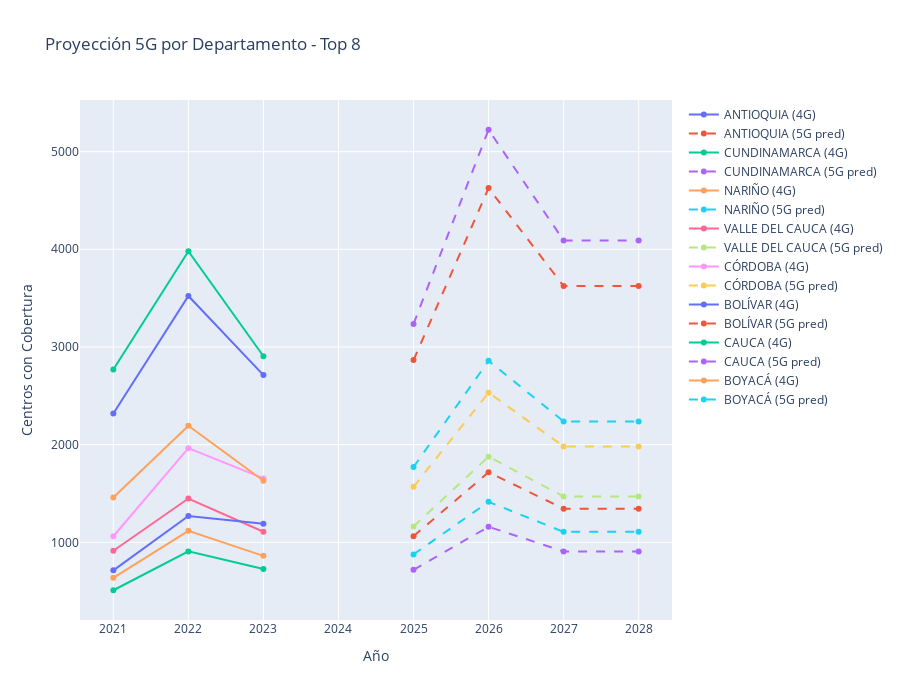

The code cell stored with this chart in its notebook:
### Code cell
fig = go.Figure()

for dept in top_depts:
    df_hist_dept = df_dept_4g[df_dept_4g['DEPARTAMENTO'] == dept]
    df_pred_dept = df_pred_5g_dept[df_pred_5g_dept['DEPARTAMENTO'] == dept]
    
    fig.add_trace(go.Scatter(
        x=df_hist_dept['AÑO'],
        y=df_hist_dept['Centros_4G'],
        mode='lines+markers',
        name=f'{dept} (4G)',
        line=dict(width=2)
    ))
    
    fig.add_trace(go.Scatter(
        x=df_pred_dept['AÑO'],
        y=df_pred_dept['Centros_5G_predicho'],
        mode='lines+markers',
        name=f'{dept} (5G pred)',
        line=dict(width=2, dash='dash')
    ))

fig.update_layout(
    title='Proyección 5G por Departamento - Top 8',
    xaxis_title='Año',
    yaxis_title='Centros con Cobertura',
    height=700,
    hovermode='x unified'
)

fig.write_html('graficos/prediccion_5g_departamentos.html')
fig.show()

### Figure 1 — Plotly figure (JSON) as saved in the notebook; plotly's stock layout.template omitted (floating-point values rounded to 4 significant figures)
{"data": [{"line": {"width": 2}, "mode": "lines+markers", "name": "ANTIOQUIA (4G)", "type": "scatter", "x": [2021, 2022, 2023], "y": [2318, 3522, 2712]}, {"line": {"dash": "dash", "width": 2}, "mode": "lines+markers", "name": "ANTIOQUIA (5G pred)", "type": "scatter", "x": [2025, 2026, 2027, 2028], "y": [2866, 4627, 3623, 3623]}, {"line": {"width": 2}, "mode": "lines+markers", "name": "CUNDINAMARCA (4G)", "type": "scatter", "x": [2021, 2022, 2023], "y": [2770, 3980, 2905]}, {"line": {"dash": "dash", "width": 2}, "mode": "lines+markers", "name": "CUNDINAMARCA (5G pred)", "type": "scatter", "x": [2025, 2026, 2027, 2028], "y": [3236, 5224, 4090, 4090]}, {"line": {"width": 2}, "mode": "lines+markers", "name": "NARIÑO (4G)", "type": "scatter", "x": [2021, 2022, 2023], "y": [636, 1117, 861]}, {"line": {"dash": "dash", "width": 2}, "mode": "lines+markers", "name": "NARIÑO (5G pred)", "type": "scatter", "x": [2025, 2026, 2027, 2028], "y": [876, 1414, 1107, 1107]}, {"line": {"width": 2}, "mode": "lines+markers", "name": "VALLE DEL CAUCA (4G)", "type": "scatter", "x": [2021, 2022, 2023], "y": [913, 1448, 1108]}, {"line": {"dash": "dash", "width": 2}, "mode": "lines+markers", "name": "VALLE DEL CAUCA (5G pred)", "type": "scatter", "x": [2025, 2026, 2027, 2028], "y": [1162, 1877, 1469, 1469]}, {"line": {"width": 2}, "mode": "lines+markers", "name": "CÓRDOBA (4G)", "type": "scatter", "x": [2021, 2022, 2023], "y": [1062, 1964, 1654]}, {"line": {"dash": "dash", "width": 2}, "mode": "lines+markers", "name": "CÓRDOBA (5G pred)", "type": "scatter", "x": [2025, 2026, 2027, 2028], "y": [1568, 2532, 1982, 1982]}, {"line": {"width": 2}, "mode": "lines+markers", "name": "BOLÍVAR (4G)", "type": "scatter", "x": [2021, 2022, 2023], "y": [713, 1270, 1191]}, {"line": {"dash": "dash", "width": 2}, "mode": "lines+markers", "name": "BOLÍVAR (5G pred)", "type": "scatter", "x": [2025, 2026, 2027, 2028], "y": [1063, 1717, 1344, 1344]}, {"line": {"width": 2}, "mode": "lines+markers", "name": "CAUCA (4G)", "type": "scatter", "x": [2021, 2022, 2023], "y": [509, 907, 727]}, {"line": {"dash": "dash", "width": 2}, "mode": "lines+markers", "name": "CAUCA (5G pred)", "type": "scatter", "x": [2025, 2026, 2027, 2028], "y": [718, 1159, 907, 907]}, {"line": {"width": 2}, "mode": "lines+markers", "name": "BOYACÁ (4G)", "type": "scatter", "x": [2021, 2022, 2023], "y": [1459, 2194, 1630]}, {"line": {"dash": "dash", "width": 2}, "mode": "lines+markers", "name": "BOYACÁ (5G pred)", "type": "scatter", "x": [2025, 2026, 2027, 2028], "y": [1770, 2858, 2238, 2238]}], "layout": {"height": 700, "hovermode": "x unified", "title": {"text": "Proyección 5G por Departamento - Top 8"}, "xaxis": {"title": {"text": "Año"}}, "yaxis": {"title": {"text": "Centros con Cobertura"}}}}
